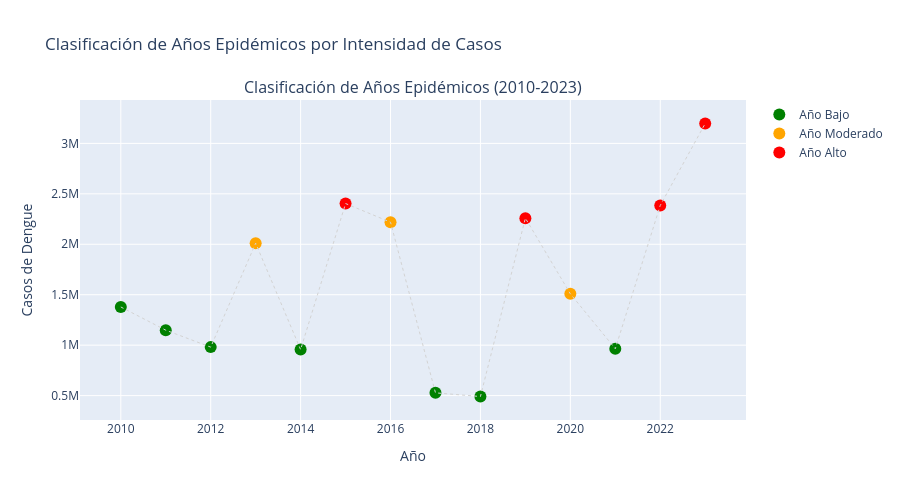

Notebook source saved alongside this figure:
### Code cell
# Visualización 1: Clasificación de años epidémicos con scatter plot
fig = make_subplots(
    rows=1, cols=1,
    subplot_titles=('Clasificación de Años Epidémicos (2010-2023)',)
)

# Gráfico: Serie temporal con clasificación de intensidad
colors = {'Bajo': 'green', 'Moderado': 'orange', 'Alto': 'red'}
for intensidad in ['Bajo', 'Moderado', 'Alto']:
    data_intensidad = casos_por_año[casos_por_año['intensidad'] == intensidad]
    fig.add_trace(
        go.Scatter(
            x=data_intensidad['year'],
            y=data_intensidad['casos_dengue'],
            mode='markers',
            name=f'Año {intensidad}',
            marker=dict(
                color=colors[intensidad],
                size=12,
                symbol='circle'
            )
        )
    )

# Añadir línea conectora
fig.add_trace(
    go.Scatter(
        x=casos_por_año['year'],
        y=casos_por_año['casos_dengue'],
        mode='lines',
        name='Tendencia',
        line=dict(color='lightgray', width=1, dash='dot'),
        showlegend=False
    )
)

fig.update_layout(
    title='Clasificación de Años Epidémicos por Intensidad de Casos',
    height=500,
    showlegend=True
)

fig.update_yaxes(title_text="Casos de Dengue")
fig.update_xaxes(title_text="Año")

fig.show()

### Figure 1 — Plotly figure (JSON) as saved in the notebook; plotly's stock layout.template omitted (floating-point values rounded to 4 significant figures)
{"data": [{"marker": {"color": "green", "size": 12, "symbol": "circle"}, "mode": "markers", "name": "Año Bajo", "type": "scatter", "x": [2010, 2011, 2012, 2014, 2017, 2018, 2021], "y": [1378516, 1148631, 980618, 955929, 527380, 491213, 964835]}, {"marker": {"color": "orange", "size": 12, "symbol": "circle"}, "mode": "markers", "name": "Año Moderado", "type": "scatter", "x": [2013, 2016, 2020], "y": [2010487, 2218871, 1509135]}, {"marker": {"color": "red", "size": 12, "symbol": "circle"}, "mode": "markers", "name": "Año Alto", "type": "scatter", "x": [2015, 2019, 2022, 2023], "y": [2403837, 2259079, 2385224, 3197075]}, {"line": {"color": "lightgray", "dash": "dot", "width": 1}, "mode": "lines", "name": "Tendencia", "showlegend": false, "type": "scatter", "x": [2010, 2011, 2012, 2013, 2014, 2015, 2016, 2017, 2018, 2019, 2020, 2021, 2022, 2023], "y": [1378516, 1148631, 980618, 2010487, 955929, 2403837, 2218871, 527380, 491213, 2259079, 1509135, 964835, 2385224, 3197075]}], "layout": {"annotations": [{"font": {"size": 16}, "showarrow": false, "text": "Clasificación de Años Epidémicos (2010-2023)", "x": 0.5, "xanchor": "center", "xref": "paper", "y": 1, "yanchor": "bottom", "yref": "paper"}], "height": 500, "showlegend": true, "title": {"text": "Clasificación de Años Epidémicos por Intensidad de Casos"}, "xaxis": {"anchor": "y", "domain": [0, 1], "title": {"text": "Año"}}, "yaxis": {"anchor": "x", "domain": [0, 1], "title": {"text": "Casos de Dengue"}}}}
